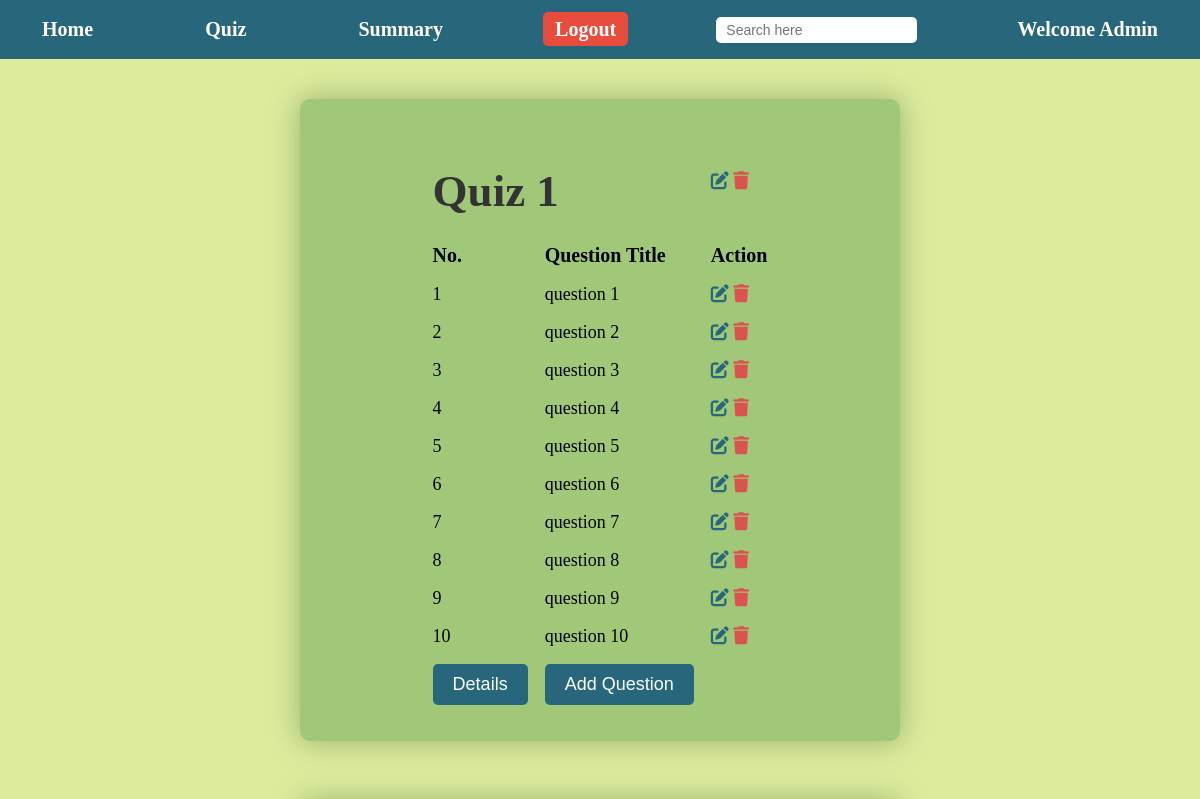
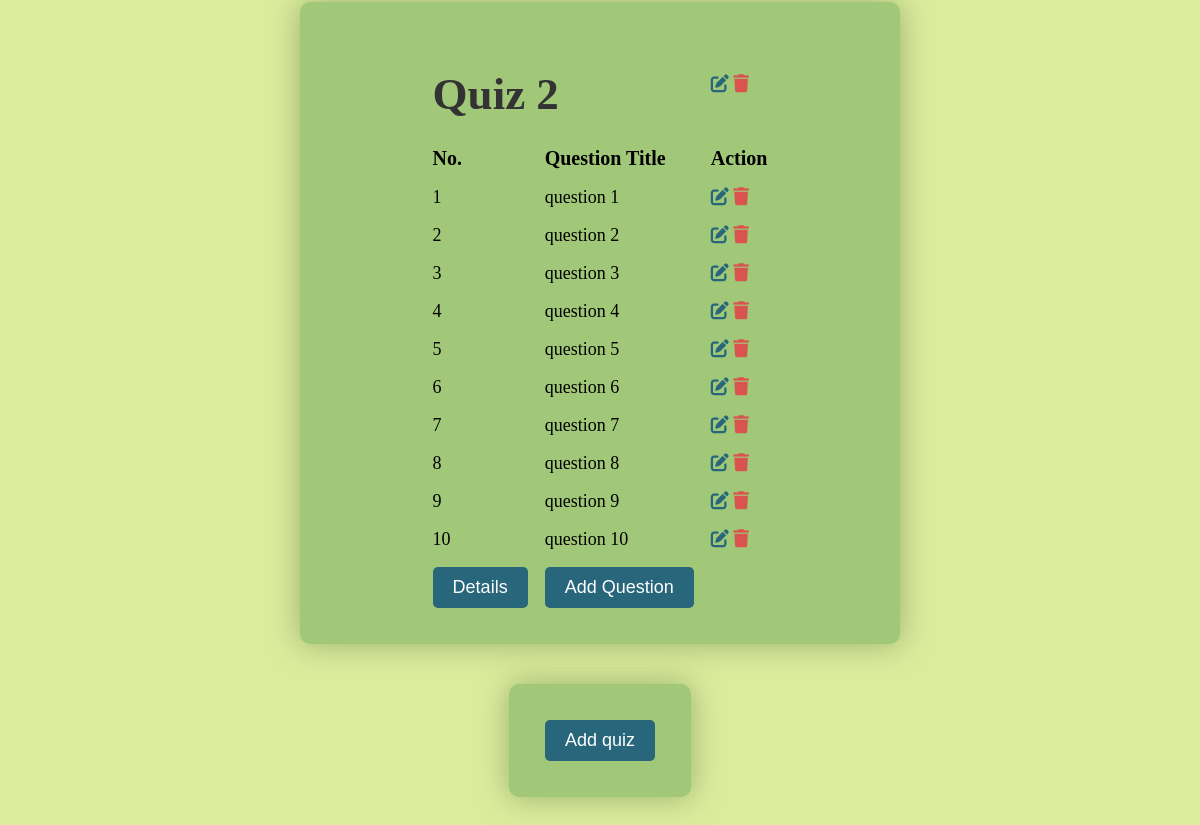
Before: /admindb/quiz_dashboard/ (signed in) with the older database file (2 pictures, top to bottom).
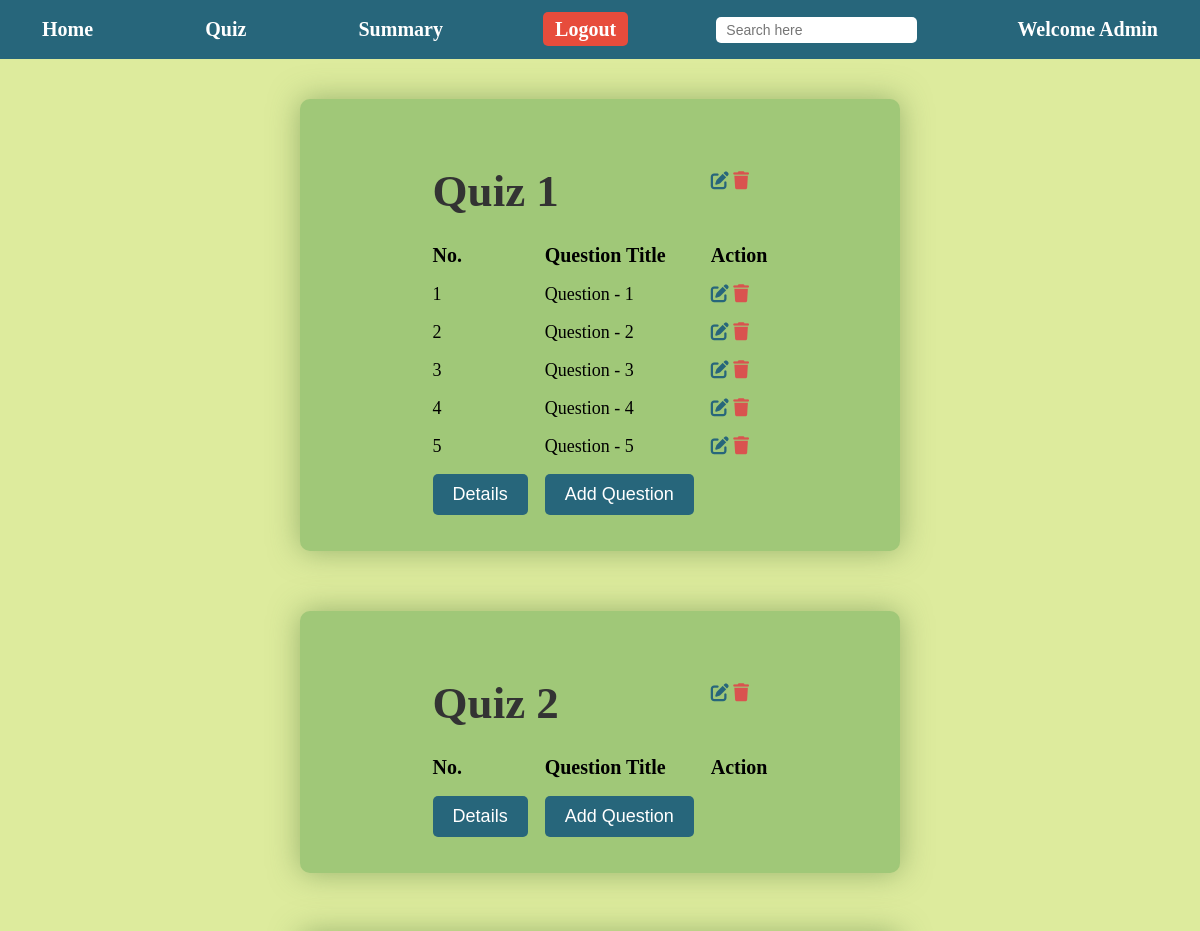
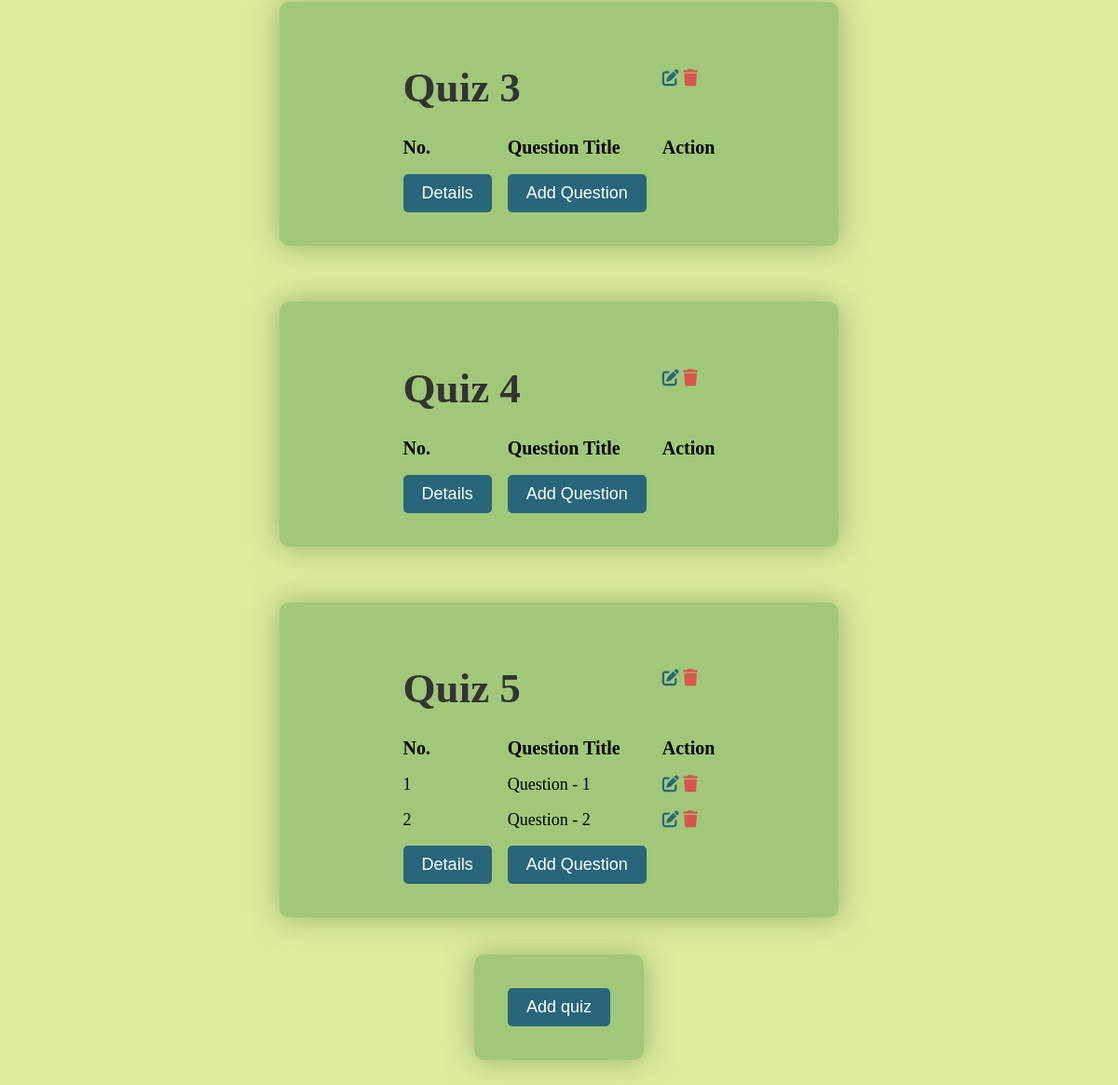
After: the same page with the newer database file (2 pictures, top to bottom).
### models.py (models this page shows, shortened)
class Quiz(data.Model):
    __tablename__='quizzes'
    quiz_id=data.Column(data.Integer,primary_key=True)
    quiz_title=data.Column(data.String(200),nullable=False)
    chap_id=data.Column(data.Integer,data.ForeignKey('chap.chap_id'),nullable=False)
    quiz_date=data.Column(data.Date,nullable=False)
    quiz_time=data.Column(data.Integer,nullable=False)
    quiz_score=data.relationship('Scores',backref='Quiz',lazy=True)
    quiz_ques=data.relationship('Questions',backref='Quiz',lazy=True)

class Questions(data.Model):
    __tablename__="question"
    ques_id=data.Column(data.Integer,primary_key=True)
    ques_title=data.Column(data.String(200),nullable=False)
    ques_statement=data.Column(data.Text,nullable=False,unique=True)
    options=data.relationship('Option',backref='question',cascade='all,delete-orphan',lazy='dynamic',foreign_keys='Option.op_ques_id')
    quiz_id=data.Column(data.Integer,data.ForeignKey('quizzes.quiz_id'),nullable=False)
    correct_option=data.Column(data.Integer,data.ForeignKey('options.op_id'),nullable=True)

### app.py (the view)
@application.route('/admindb/quiz_dashboard/')
def quiz_dashboard():
    if 'admin' not in session:
        flash('Please Login','error')
        return redirect(url_for('Admin_Login'))
    Quizzes=Quiz.query.all()
    Question=Questions.query.all()
    return render_template('quiz_dashboard.html',quizzes=Quizzes,Question=Question,user="Admin",request_path=request.path)

### templates/quiz_dashboard.html (shortened to what this page needs)
{% extends 'index.html' %}
{% block navbar %}
{% include "admin-navbar.html" %}
{% endblock %}
{% block content %}
<center>
    <div id="quizdashboard">
        {% for quiz in quizzes %}
        <table>
            <tr>
                <td colspan="2">
                    <h1>{{ quiz.quiz_title }}</h1>
                </td>
                <td>
                    <a href="{{ url_for('edit_quiz',quiz_id=quiz.quiz_id) }}"><i class="fa fa-edit"></i></a>
                    <a href="{{ url_for('delete_quiz',quiz_id=quiz.quiz_id) }}"><i class="fa fa-trash"></i></a>
                </td>
            </tr>
            <tr>
                <th>No.</th>
                <th style="width:20px; white-space: nowrap;">Question Title</th>
                <th>Action</th>
            </tr>
            {% set ns = namespace(question_no=0) %}
            {% for question in Question %}
            {% if question.quiz_id == quiz.quiz_id %}
            {% set ns.question_no = ns.question_no + 1 %}
            <tr>
                <td>{{ ns.question_no }}</td>
                <td>{{ question.ques_title }}</td>
                <td><a href="{{ url_for('edit_question',quiz_id=quiz.quiz_id,question_id=question.ques_id) }}"><i
                            class="fa fa-edit"></i></a>
                    <a href="{{ url_for('delete_question',question_id=question.ques_id) }}"><i
                            class="fa fa-trash"></i></a>
                </td>
            </tr>
            {% endif %}
            {% endfor %}
            <tr>
                <td><a href="{{ url_for('admin_view_quiz',quiz_id=quiz.quiz_id)}}"><button
                            id="quiz_Details">Details</button></a></td>
                <td><a href="{{ url_for('create_question',quiz_id=quiz.quiz_id) }}"><input type="button"
                            value="Add Question"></a>
                </td>
            </tr>
        </table>
        {% endfor %}
    </div>
    <div>
        <table>
            <tr>
                <td><a href="{{ url_for('create_quiz') }}"><input type="button" value="Add quiz"></a></td>
            </tr>
        </table>
    </div>
</center>
{% endblock %}

Changed rows visible on the page:
removed Questions: question_no "8", ques_title "question 8", shown under Quiz "Quiz 1"
removed Questions: question_no "9", ques_title "question 9", shown under Quiz "Quiz 1"
removed Questions: question_no "10", ques_title "question 10", shown under Quiz "Quiz 1"
removed Questions: question_no "1", ques_title "question 1", shown under Quiz "Quiz 2"
removed Questions: question_no "2", ques_title "question 2", shown under Quiz "Quiz 2"
removed Questions: question_no "3", ques_title "question 3", shown under Quiz "Quiz 2"
removed Questions: question_no "4", ques_title "question 4", shown under Quiz "Quiz 2"
removed Questions: question_no "5", ques_title "question 5", shown under Quiz "Quiz 2"
removed Questions: question_no "6", ques_title "question 6", shown under Quiz "Quiz 2"
removed Questions: question_no "7", ques_title "question 7", shown under Quiz "Quiz 2"
removed Questions: question_no "8", ques_title "question 8", shown under Quiz "Quiz 2"
removed Questions: question_no "9", ques_title "question 9", shown under Quiz "Quiz 2"
removed Questions: question_no "10", ques_title "question 10", shown under Quiz "Quiz 2"
changed Quiz "Quiz 1": loses Questions (question_no "6", ques_title "question 6"); loses Questions (question_no "7", ques_title "question 7")
changed Questions (number 1 of 7 on the later page): ques_title "question 1" → "Question - 1"
changed Questions id 2: ques_title "question 2" → "Question - 2"
changed Questions id 3: ques_title "question 3" → "Question - 3"
changed Questions id 4: ques_title "question 4" → "Question - 4"
changed Questions id 5: ques_title "question 5" → "Question - 5"
added Quiz: quiz_title "Quiz 3"
added Quiz: quiz_title "Quiz 4"
added Quiz: quiz_title "Quiz 5", Questions (question_no "1", ques_title "Question - 1"), Questions (question_no "2", ques_title "Question - 2")
